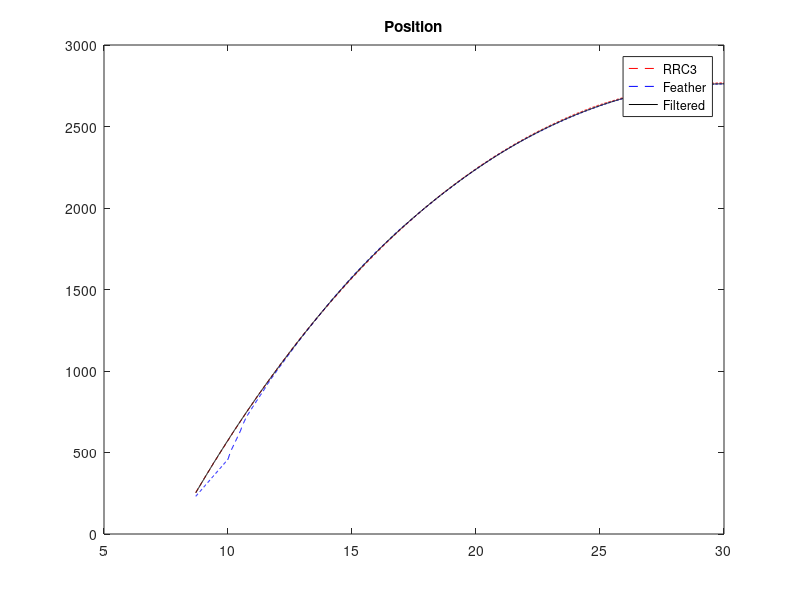
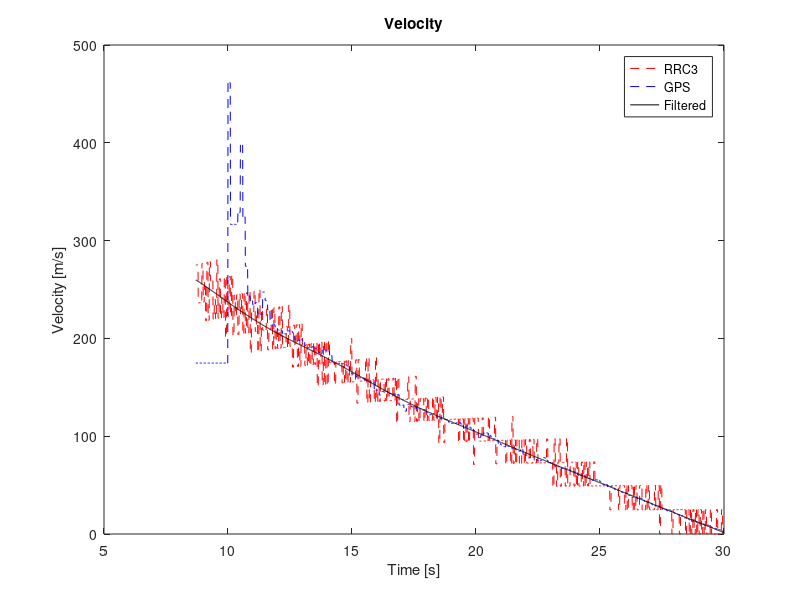
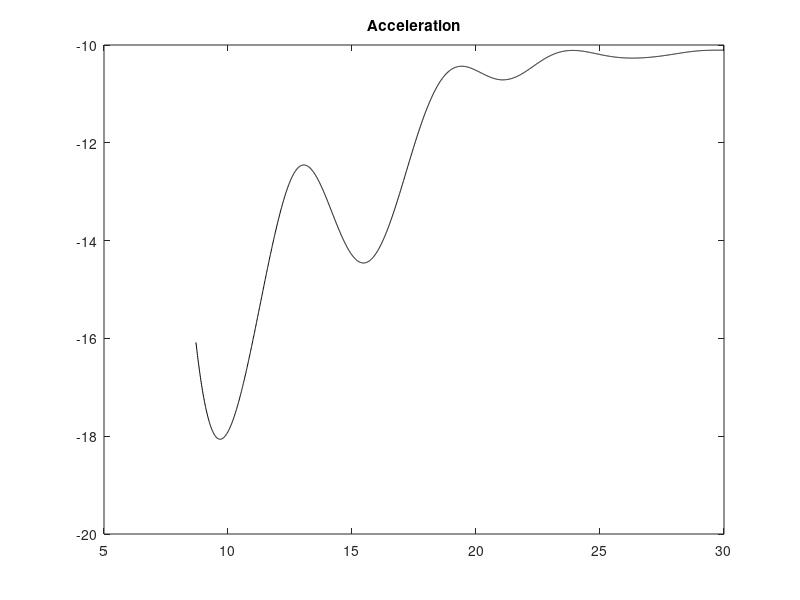

Source code (MATLAB) for these figures, in order:
clear all;close all;

samplerate=100;
dt=1/samplerate;

% Start at launch and end at apogee
% This is so that the acceleration init condition is valid
global_time_r=(6.9+1.8:1/samplerate:30)';

load("a.mat")
a=a(1:end-1,:);
a=[0 0;a];
rrc3_time=a(:,1);
rrc3_alt=a(:,2);
rrc3_alt_r=interp1(rrc3_time,rrc3_alt,global_time_r,"linear","extrap");

load("b.mat")
b=b(1:end-1,:);
feather_time=b(:,1);
feather_alt=b(:,2);
feather_alt_r=interp1(feather_time,feather_alt,global_time_r,"linear","extrap");

clear a b








%% Kalman smoothing
% Define the number of iterations
N = length(rrc3_alt_r);

% Initialize the state vectors (position; velocity; acceleration)
x_fm = nan(3,N); % fm for forward, minus
x_fp = nan(size(x_fm)); % fp for forward, plus
x_bp = nan(size(x_fm)); % bp for backward, plus
x_0 = [250; 260; -16]; % initial state vector

% Initialize the covariance matrices
P_fm = nan(3,3,N); % fm for forward, minus
P_fp = nan(size(P_fm)); % fp for forward, plus
P_bp = nan(size(P_fm)); % bp for backward, plus
% P_0 = zeros(3,3); P_0(3,3) = 0.59; % initial covariance matrix
P_0 = diag([0 0 0]);

% Initialize the state transition matrix
F = [...
     1 dt 0.5*dt^2; ...
     0 1  dt      ; ...
     0 0  1       ;
     ];

% Initialize the process noise matrix
stdDevAccel = 0.0025; % standard deviation of the acceleration process noise
Q = [...
    dt^4/4 dt^3/2 dt^2/2;...
    dt^3/2 dt^2   dt    ;...
    dt^2/2 dt     1     ;...
    ] * 0.01;
 
% Initialize the observation matrix (updated at each iteration)
H = [1 0 0;1 0 0];
 
% Initialize the measurement noise matrix
R = [318 0;...
     0   100];

gps_noise_low = 100;
gps_noise_high = 100000;
 
% iterate forward (kalman filter)
for k = 1:N
    % adjust noise
    if k < 370
        R = [318 0;...
        0   gps_noise_high];
    else
        R = [318 0;...
        0   gps_noise_low];
    end
    % predict
    if k == 1
        % initial prediction
        x_fm(:,k) = F * x_0;
        P_fm(:,:,k) = F * P_0 * F' + Q;
    else
        x_fm(:,k) = F * x_fp(:,k-1);
        P_fm(:,:,k) = F * P_fp(:,:,k-1) * F' + Q;
    end
 
    z = [rrc3_alt_r(k);...
         feather_alt_r(k)];
 
    % % handle zero velocity detection
    % if zv(k)
    %     H(2,2) = 1;
    % else
    %     H(2,2) = 0;
    % end
 
    % calculate the kalman gain
    K = P_fm(:,:,k) * H' * inv(H * P_fm(:,:,k) * H' + R);

    % calculate the state vector and the covariance matrix
    x_fp(:,k) = x_fm(:,k) + K * (z - H * x_fm(:,k));
    P_fp(:,:,k) = (eye(3) - K * H) * P_fm(:,:,k);
 
end
 
% iterate backward (smoother)
for k = N-1:-1:1 % not including zero since zero is perfectly known
    % adjust noise
    if k < 370
        R = [318 0;...
        0   gps_noise_high];
    else
        R = [318 0;...
        0   gps_noise_low];
    end
    if k == N-1
        % Initialization
        x_bp(:,N) = x_fp(:,N);
        P_bp(:,:,N) = P_fp(:,:,N);
    end

    I = P_fm(:,:,k+1)^-1;
    K = P_fp(:,:,k) * F' * I;
    x_bp(:,k) = x_fp(:,k) + K * (x_bp(:,k+1) - x_fm(:,k+1));
    P_bp(:,:,k) = P_fp(:,:,k) - K * (P_fm(:,:,k+1) - P_bp(:,:,k+1)) * K';
end

figure(1);
plot(global_time_r,rrc3_alt_r,"r--");hold on;
plot(global_time_r,feather_alt_r,"b--");
plot(global_time_r,x_bp(1,:),"k");
% xlim([0 70]);
legend("RRC3","Feather","Filtered","Location","best");
title("Position");

figure(2);
plot(global_time_r(1:end-1),diff(rrc3_alt_r)./diff(global_time_r),"r--");hold on;
plot(global_time_r(1:end-1),diff(feather_alt_r)./diff(global_time_r),"b--");
plot(global_time_r,x_bp(2,:),"k");
% xlim([0 70]);
legend("RRC3","GPS","Filtered","Location","best");
xlabel("Time [s]")
ylabel("Velocity [m/s]")
title("Velocity");

figure(3);
% plot(global_time_r(1:end-2),diff(diff(rrc3_alt_r)./diff(global_time_r)./diff(global_time_r)),"r--");hold on;
% plot(global_time_r(1:end-2),diff(diff(feather_alt_r)./diff(global_time_r)./diff(global_time_r)),"b--");
plot(global_time_r,x_bp(3,:),"k");
% xlim([0 70]);
% legend("RRC3","Feather","Filtered","Location","best");
title("Acceleration");

% %% calculate 95% confidence intervals for acc, vel and pos (forward and smoothed)
% % calculate the 95% confidence intervals for the acceleration
% conf_acc_filt = [x_fp(3,:)' - 1.96 * sqrt(squeeze(P_fp(3,3,:))), x_fp(3,:)' + 1.96 * sqrt(squeeze(P_fp(3,3,:)))];
% conf_acc_smooth = [x_bp(3,:)' - 1.96 * sqrt(squeeze(P_bp(3,3,:))), x_bp(3,:)' + 1.96 * sqrt(squeeze(P_bp(3,3,:)))];
% 
% % calculate the 95% confidence intervals for the velocity
% conf_vel_filt = [x_fp(2,:)' - 1.96 * sqrt(squeeze(P_fp(2,2,:))), x_fp(2,:)' + 1.96 * sqrt(squeeze(P_fp(2,2,:)))];
% conf_vel_smooth = [x_bp(2,:)' - 1.96 * sqrt(squeeze(P_bp(2,2,:))), x_bp(2,:)' + 1.96 * sqrt(squeeze(P_bp(2,2,:)))];
% 
% % calculate the 95% confidence intervals for the position
% conf_pos_filt = [x_fp(1,:)' - 1.96 * sqrt(squeeze(P_fp(1,1,:))), x_fp(1,:)' + 1.96 * sqrt(squeeze(P_fp(1,1,:)))];
% conf_pos_smooth = [x_bp(1,:)' - 1.96 * sqrt(squeeze(P_bp(1,1,:))), x_bp(1,:)' + 1.96 * sqrt(squeeze(P_bp(1,1,:)))];
% 
% %% Plot the results
% % visualize the results
% figure("Position", [100, 400, 1200, 600]);
% subplot(3,1,1); % position
% yyaxis left;
% plot(traj.getTrajectory.t, traj.getTrajectory.pos(:,1), 'DisplayName', 'True position');
% hold on;
% plot(traj.getTrajectory.t, x_fp(1,:), 'DisplayName', 'Estimated position (filtered)');
% plot(traj.getTrajectory.t, x_bp(1,:), 'DisplayName', 'Estimated position (smoothed)');
% fill([traj.getTrajectory.t; flipud(traj.getTrajectory.t)], [conf_pos_filt(:,1); flipud(conf_pos_filt(:,2))], 'r', 'EdgeColor', 'none', 'FaceAlpha', 0.3, 'DisplayName', '95% confidence interval (filtered)');
% fill([traj.getTrajectory.t; flipud(traj.getTrajectory.t)], [conf_pos_smooth(:,1); flipud(conf_pos_smooth(:,2))], 'b', 'EdgeColor', 'none', 'FaceAlpha', 0.3, 'DisplayName', '95% confidence interval (smoothed)');
% hold off;
% xlabel('t [s]');
% ylabel('p [m]');
% legend("Location","bestoutside");
% grid on;
% yyaxis right;
% plot(traj.getTrajectory.t, traj.getTrajectory.pos(:,1) - x_fp(1,:)', 'DisplayName', 'Error after filtering');
% hold on;
% plot(traj.getTrajectory.t, traj.getTrajectory.pos(:,1) - x_bp(1,:)', 'DisplayName', 'Error after smoothing');
% 
% ylabel('\Delta p [m]');
% 
% subplot(3,1,2); % velocity
% yyaxis left;
% plot(traj.getTrajectory.t, traj.getTrajectory.vel(:,1), 'DisplayName', 'True velocity');
% hold on;
% plot(traj.getTrajectory.t, x_fp(2,:), 'DisplayName', 'Estimated velocity (filtered)');
% plot(traj.getTrajectory.t, x_bp(2,:), 'DisplayName', 'Estimated velocity (smoothed)');
% fill([traj.getTrajectory.t; flipud(traj.getTrajectory.t)], [conf_vel_filt(:,1); flipud(conf_vel_filt(:,2))], 'r', 'EdgeColor', 'none', 'FaceAlpha', 0.3, 'DisplayName', '95% confidence interval (filtered)');
% fill([traj.getTrajectory.t; flipud(traj.getTrajectory.t)], [conf_vel_smooth(:,1); flipud(conf_vel_smooth(:,2))], 'b', 'EdgeColor', 'none', 'FaceAlpha', 0.3, 'DisplayName', '95% confidence interval (smoothed)');
% hold off;
% xlabel('t [s]');
% ylabel('v [m/s]');
% legend("Location","bestoutside");
% grid on;
% yyaxis right;
% plot(traj.getTrajectory.t, traj.getTrajectory.vel(:,1) - x_fp(2,:)', 'DisplayName', 'Error after filtering');
% hold on;
% plot(traj.getTrajectory.t, traj.getTrajectory.vel(:,1) - x_bp(2,:)', 'DisplayName', 'Error after smoothing');
% ylabel('\Delta v [m/s]');
% 
% subplot(3,1,3); % acceleration
% yyaxis left;
% plot(traj.getTrajectory.t, traj.getTrajectory.acc(:,1), 'DisplayName', 'True acceleration');
% hold on;
% plot(traj.getTrajectory.t, x_fp(3,:), 'DisplayName', 'Estimated acceleration (filtered)');
% plot(traj.getTrajectory.t, x_bp(3,:), 'DisplayName', 'Estimated acceleration (smoothed)');
% plot(traj.getTrajectory.t, accelReadings, 'DisplayName', 'Measured acceleration');
% fill([traj.getTrajectory.t; flipud(traj.getTrajectory.t)], [conf_acc_filt(:,1); flipud(conf_acc_filt(:,2))], 'r', 'EdgeColor', 'none', 'FaceAlpha', 0.3, 'DisplayName', '95% confidence interval (filtered)');
% fill([traj.getTrajectory.t; flipud(traj.getTrajectory.t)], [conf_acc_smooth(:,1); flipud(conf_acc_smooth(:,2))], 'b', 'EdgeColor', 'none', 'FaceAlpha', 0.3, 'DisplayName', '95% confidence interval (smoothed)');
% hold off;
% xlabel('t [s]');
% ylabel('a [m/s^2]');
% legend("Location","bestoutside");
% grid on;
% yyaxis right;
% plot(traj.getTrajectory.t, traj.getTrajectory.acc(:,1) - x_fp(3,:)', 'DisplayName', 'Error after filtering');
% hold on;
% plot(traj.getTrajectory.t, traj.getTrajectory.acc(:,1) - x_bp(3,:)', 'DisplayName', 'Error after smoothing');
% ylabel('\Delta a [m/s^2]');
% 
% % common x axis
% linkaxes(findall(gcf,'type','axes'),'x');
